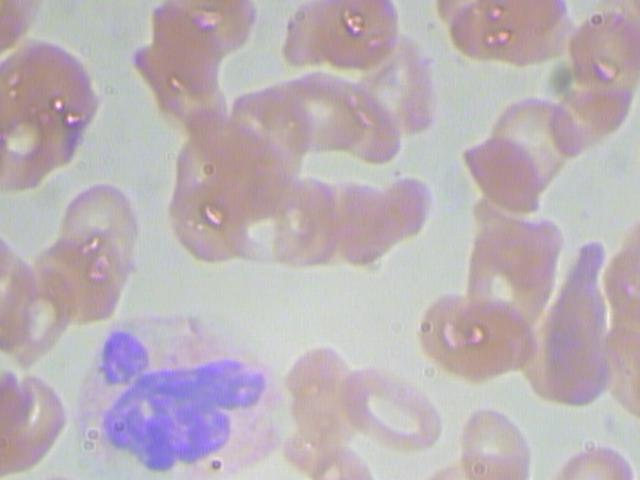
#> input picture data/images/BloodImage_00001.jpg, 640 x 480 px
$ python -i remove_red_cells.py   (imports and definitions only)
#> lines starting #> are read from the running program, lines starting #| are printed output that depends on the picture; after the words box and inside, x2 and y2 are one past the last pixel; in counts of white or black regions, pixels touching at a corner belong together
#> further down, picture is the input picture: shape (480, 640, 3); mean B, G, R 182.9, 177.2, 187.9
import cv2
import numpy as np
import matplotlib.pyplot as plt

def RemoveRedCells(img):
    hsv = cv2.cvtColor(img, cv2.COLOR_BGR2HSV)
#> hsv: shape (480, 640, 3); mean H, S, V 91.4, 25.9, 193.1

    # Pegando os limites inferiores e superiores das células vermelhas
    lower_red = np.array([120, 50, 50])
    upper_red = np.array([150, 255, 255])

    # Máscara contendo range (no canal hsv) que as células vermelhas se encontram
    mask = cv2.inRange(hsv, lower_red, upper_red)
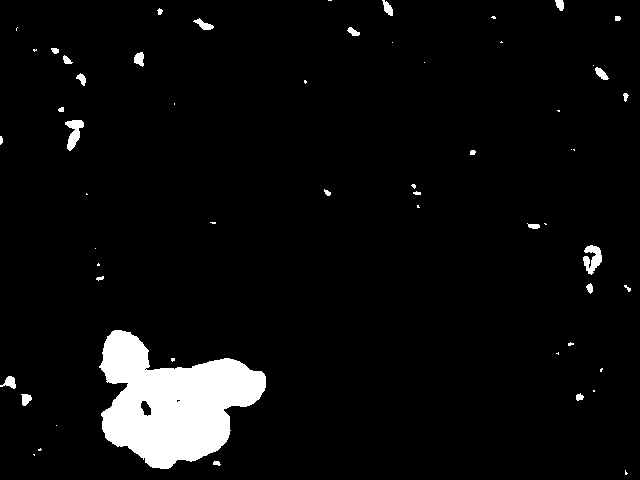
#> mask: shape (480, 640); 5.1% white; 57 white regions (29 under 20 px), largest, box (x1, y1, x2, y2) and area: (99, 330, 266, 469) 13575, (583, 245, 602, 275) 340, (65, 120, 84, 151) 312

    # Agora, "limpa" os ruídos mínimos pretos e brancos que estão na imagem
    kernel = np.ones((5,5),np.uint8)
    mask = cv2.morphologyEx(mask, cv2.MORPH_CLOSE, kernel)
#> mask: shape (480, 640); 5.2% white; 55 white regions (27 under 20 px), largest, box (x1, y1, x2, y2) and area: (99, 330, 266, 469) 13621, (583, 245, 602, 275) 402, (65, 120, 84, 151) 321
    mask = cv2.morphologyEx(mask, cv2.MORPH_OPEN, kernel)
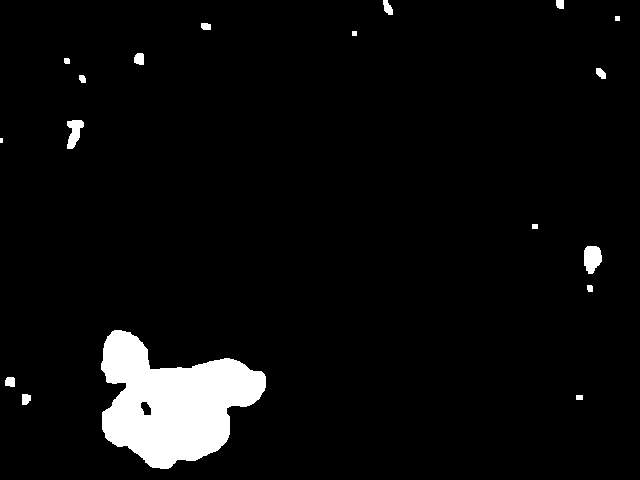
#> mask: shape (480, 640); 4.9% white; 18 white regions (1 under 20 px), largest, box (x1, y1, x2, y2) and area: (101, 330, 266, 469) 13606, (584, 246, 602, 274) 394, (67, 120, 84, 149) 309

    # Segmentanto as células vermelhas, só elas irão aparecer
    result = cv2.bitwise_and(img, img, mask=mask)
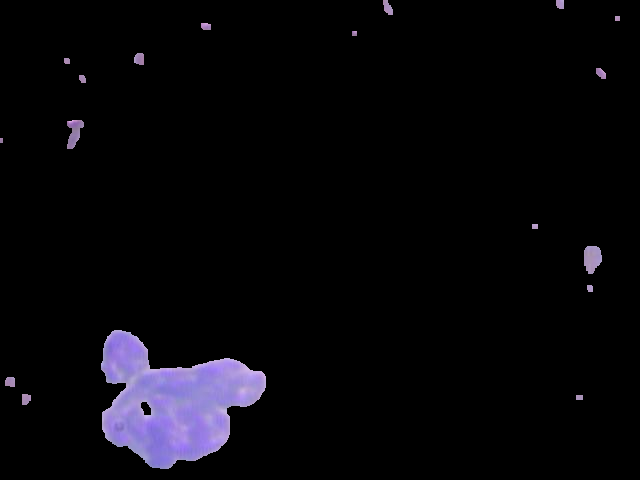
#> result: shape (480, 640, 3); mean B, G, R 10.6, 6.8, 7.8

    return result

>>> import cv2
>>> picture = cv2.imread('../../data/images/BloodImage_00001.jpg')
>>> result = RemoveRedCells(picture)

$ run again, on data/images/BloodImage_00004.jpg
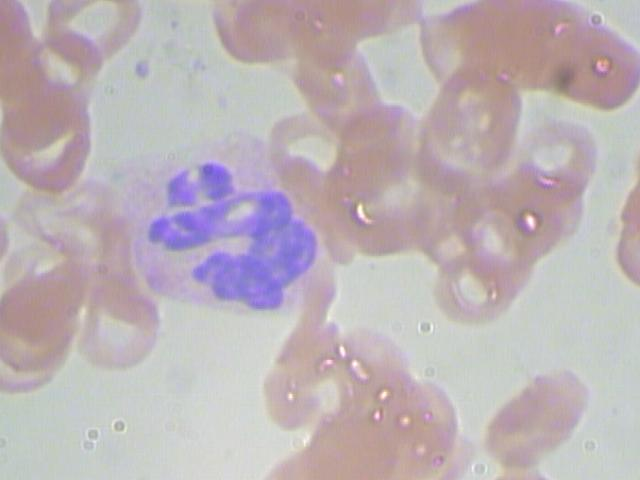
#> input picture data/images/BloodImage_00004.jpg, 640 x 480 px
#> picture is the input picture: shape (480, 640, 3); mean B, G, R 182.3, 177.9, 188.3
#> hsv: shape (480, 640, 3); mean H, S, V 84.5, 26.4, 193.8
#> in RemoveRedCells, `mask = cv2.inRange(hsv, lower_red, upper_red)`:
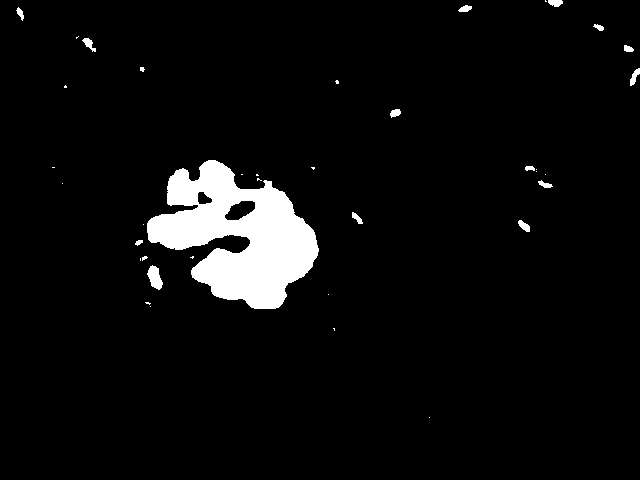
#> mask: shape (480, 640); 5% white; 38 white regions (23 under 20 px), largest, box (x1, y1, x2, y2) and area: (147, 160, 319, 309) 14080, (147, 265, 163, 290) 245, (630, 68, 640, 86) 90
#> in RemoveRedCells, `result = cv2.bitwise_and(img, img, mask=mask)`:
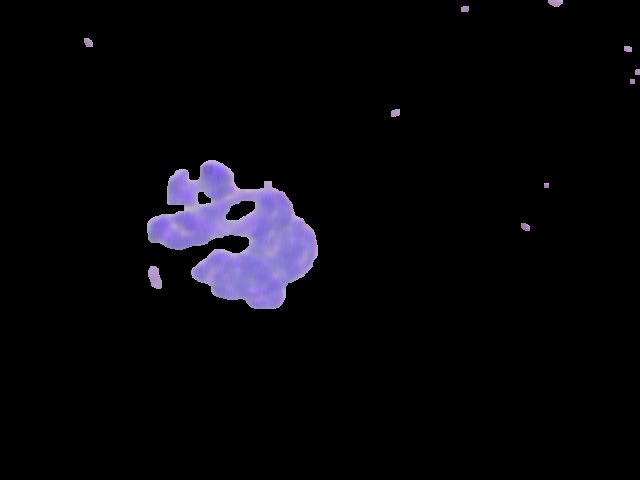
#> result: shape (480, 640, 3); mean B, G, R 10.3, 6.5, 7.3

$ run again, on data/images/BloodImage_00011.jpg
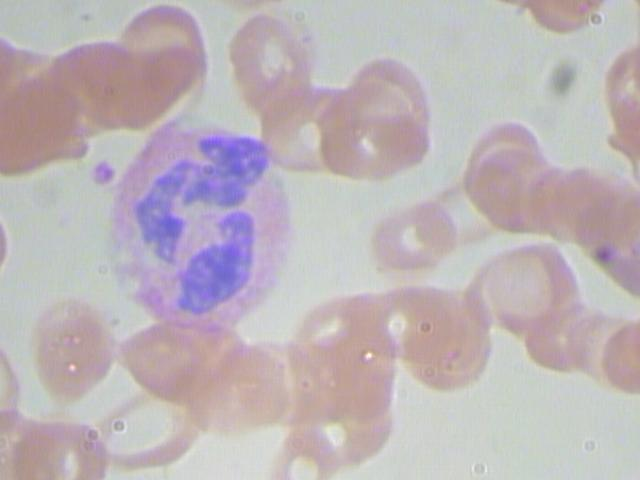
#> input picture data/images/BloodImage_00011.jpg, 640 x 480 px
#> picture is the input picture: shape (480, 640, 3); mean B, G, R 184.1, 179.8, 189.2
#> hsv: shape (480, 640, 3); mean H, S, V 83, 25.8, 195.1
#> in RemoveRedCells, `mask = cv2.inRange(hsv, lower_red, upper_red)`:
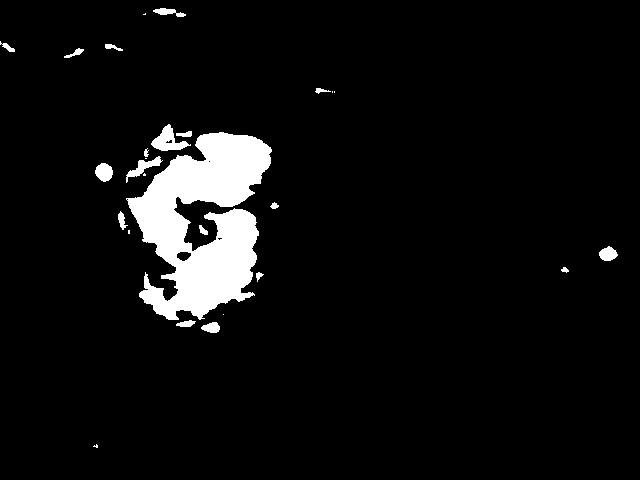
#> mask: shape (480, 640); 5.8% white; 27 white regions (8 under 20 px), largest, box (x1, y1, x2, y2) and area: (126, 132, 272, 320) 15510, (151, 124, 191, 151) 490, (126, 156, 163, 183) 291
#> in RemoveRedCells, `result = cv2.bitwise_and(img, img, mask=mask)`:
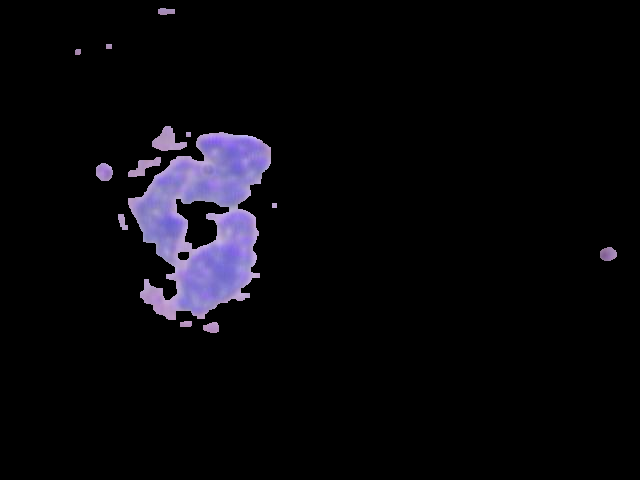
#> result: shape (480, 640, 3); mean B, G, R 11.7, 7.7, 8.7

$ run again, on data/images/BloodImage_00017.jpg
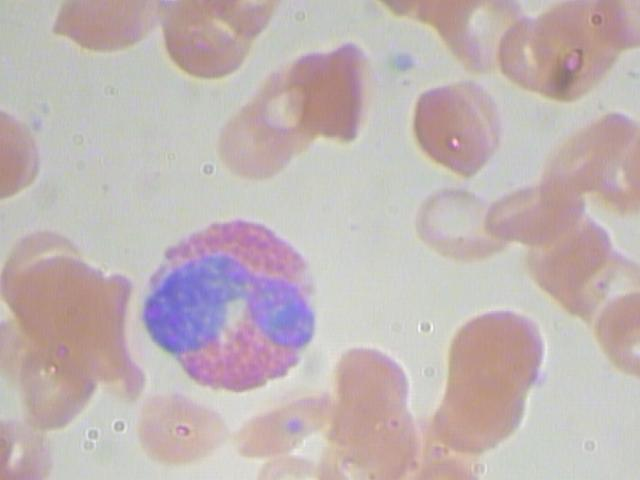
#> input picture data/images/BloodImage_00017.jpg, 640 x 480 px
#> picture is the input picture: shape (480, 640, 3); mean B, G, R 180.2, 180.2, 193
#> hsv: shape (480, 640, 3); mean H, S, V 57.1, 28, 196
#> in RemoveRedCells, `mask = cv2.inRange(hsv, lower_red, upper_red)`:
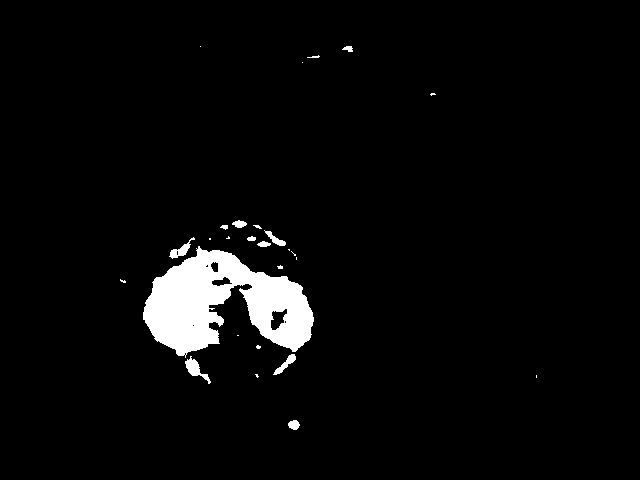
#> mask: shape (480, 640); 3.8% white; 27 white regions (15 under 20 px), largest, box (x1, y1, x2, y2) and area: (143, 246, 314, 358) 10456, (185, 356, 211, 384) 245, (169, 237, 195, 259) 180
#> in RemoveRedCells, `result = cv2.bitwise_and(img, img, mask=mask)`:
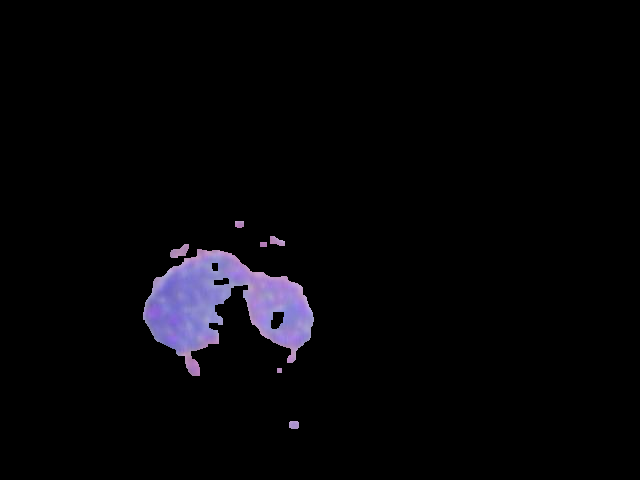
#> result: shape (480, 640, 3); mean B, G, R 7.5, 4.9, 5.6
